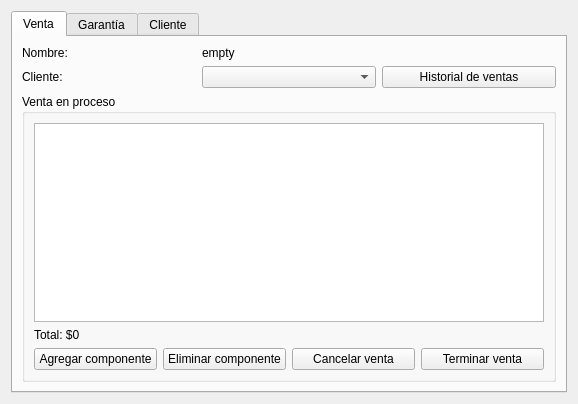
<?xml version="1.0" encoding="UTF-8"?>
<ui version="4.0">
 <class>Form</class>
 <widget class="QWidget" name="Form">
  <property name="geometry">
   <rect>
    <x>0</x>
    <y>0</y>
    <width>578</width>
    <height>404</height>
   </rect>
  </property>
  <property name="windowTitle">
   <string>Empleados</string>
  </property>
  <layout class="QGridLayout" name="gridLayout_7">
   <item row="0" column="0">
    <widget class="QTabWidget" name="tab_widget">
     <property name="currentIndex">
      <number>0</number>
     </property>
     <widget class="QWidget" name="sells_tab">
      <attribute name="title">
       <string>Venta</string>
      </attribute>
      <layout class="QGridLayout" name="gridLayout">
       <item row="2" column="0" colspan="3">
        <widget class="QGroupBox" name="groupBox">
         <property name="title">
          <string>Venta en proceso</string>
         </property>
         <layout class="QGridLayout" name="gridLayout_2">
          <item row="3" column="3">
           <widget class="QPushButton" name="sell_cancel_button">
            <property name="text">
             <string>Cancelar venta</string>
            </property>
           </widget>
          </item>
          <item row="1" column="1">
           <widget class="QLabel" name="sell_total_label">
            <property name="text">
             <string>Total: $0</string>
            </property>
           </widget>
          </item>
          <item row="3" column="1">
           <widget class="QPushButton" name="sell_add_product">
            <property name="text">
             <string>Agregar componente</string>
            </property>
           </widget>
          </item>
          <item row="3" column="2">
           <widget class="QPushButton" name="sell_delete_product">
            <property name="text">
             <string>Eliminar componente</string>
            </property>
           </widget>
          </item>
          <item row="0" column="1" colspan="4">
           <widget class="QTableWidget" name="sell_table_widget">
            <property name="enabled">
             <bool>true</bool>
            </property>
           </widget>
          </item>
          <item row="3" column="4">
           <widget class="QPushButton" name="sell_finale_button">
            <property name="text">
             <string>Terminar venta</string>
            </property>
           </widget>
          </item>
         </layout>
        </widget>
       </item>
       <item row="0" column="1">
        <widget class="QLabel" name="name_label">
         <property name="text">
          <string>empty</string>
         </property>
        </widget>
       </item>
       <item row="0" column="0">
        <widget class="QLabel" name="label_2">
         <property name="text">
          <string>Nombre:</string>
         </property>
        </widget>
       </item>
       <item row="1" column="0">
        <widget class="QLabel" name="label_3">
         <property name="text">
          <string>Cliente:</string>
         </property>
        </widget>
       </item>
       <item row="1" column="1">
        <widget class="QComboBox" name="client_comboBox"/>
       </item>
       <item row="1" column="2">
        <widget class="QPushButton" name="sale_history_button">
         <property name="text">
          <string>Historial de ventas</string>
         </property>
        </widget>
       </item>
      </layout>
     </widget>
     <widget class="QWidget" name="warranty_tab">
      <attribute name="title">
       <string>Garantía</string>
      </attribute>
      <layout class="QGridLayout" name="gridLayout_5">
       <item row="0" column="0">
        <widget class="QGroupBox" name="groupBox_2">
         <property name="title">
          <string>Añadir garantía</string>
         </property>
         <layout class="QGridLayout" name="gridLayout_4">
          <item row="1" column="0">
           <widget class="QTableWidget" name="warranty_table"/>
          </item>
          <item row="0" column="0">
           <widget class="QLabel" name="label">
            <property name="text">
             <string>Los productos que siguen en la venta se mostrarán.</string>
            </property>
           </widget>
          </item>
          <item row="2" column="0">
           <widget class="QPushButton" name="warranty_add_button">
            <property name="text">
             <string>Dar garantía</string>
            </property>
           </widget>
          </item>
         </layout>
        </widget>
       </item>
      </layout>
     </widget>
     <widget class="QWidget" name="client_tab">
      <attribute name="title">
       <string>Cliente</string>
      </attribute>
      <layout class="QGridLayout" name="gridLayout_6">
       <item row="2" column="0">
        <layout class="QHBoxLayout" name="horizontalLayout">
         <item>
          <widget class="QPushButton" name="add_pushButton">
           <property name="text">
            <string>Añadir cliente</string>
           </property>
          </widget>
         </item>
         <item>
          <widget class="QPushButton" name="discard_pushButton">
           <property name="text">
            <string>Descartar datos</string>
           </property>
          </widget>
         </item>
        </layout>
       </item>
       <item row="1" column="0">
        <widget class="QGroupBox" name="groupBox_3">
         <property name="title">
          <string>Cliente</string>
         </property>
         <layout class="QGridLayout" name="gridLayout_8">
          <item row="3" column="1">
           <widget class="QLineEdit" name="rut_lineEdit"/>
          </item>
          <item row="6" column="1">
           <widget class="QComboBox" name="methodpay_comboBox"/>
          </item>
          <item row="3" column="0">
           <widget class="QLabel" name="label_6">
            <property name="text">
             <string>Rut:</string>
            </property>
           </widget>
          </item>
          <item row="6" column="0">
           <widget class="QLabel" name="label_8">
            <property name="text">
             <string>Metodo de pago:</string>
            </property>
           </widget>
          </item>
          <item row="1" column="0">
           <widget class="QLabel" name="label_5">
            <property name="text">
             <string>Apellido:</string>
            </property>
           </widget>
          </item>
          <item row="5" column="0">
           <widget class="QLabel" name="label_7">
            <property name="text">
             <string>Direccion:</string>
            </property>
           </widget>
          </item>
          <item row="5" column="1">
           <widget class="QLineEdit" name="address_lineEdit"/>
          </item>
          <item row="0" column="0">
           <widget class="QLabel" name="label_4">
            <property name="text">
             <string>Nombre:</string>
            </property>
           </widget>
          </item>
          <item row="0" column="1">
           <widget class="QLineEdit" name="name_lineEdit"/>
          </item>
          <item row="1" column="1">
           <widget class="QLineEdit" name="lastname_lineEdit"/>
          </item>
          <item row="4" column="0">
           <widget class="QLabel" name="label_9">
            <property name="text">
             <string>Telefono:</string>
            </property>
           </widget>
          </item>
          <item row="4" column="1">
           <widget class="QLineEdit" name="phone_lineEdit"/>
          </item>
          <item row="2" column="0">
           <widget class="QLabel" name="label_10">
            <property name="text">
             <string>Correo:</string>
            </property>
           </widget>
          </item>
          <item row="2" column="1">
           <widget class="QLineEdit" name="mail_lineEdit"/>
          </item>
         </layout>
        </widget>
       </item>
      </layout>
     </widget>
    </widget>
   </item>
  </layout>
 </widget>
 <resources/>
 <connections/>
</ui>
